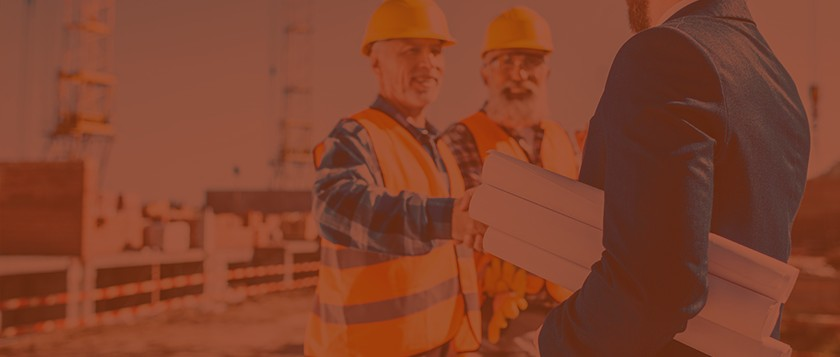
#> input picture img.jpg, 840 x 357 px
$ python crop.py
#> lines starting #> are read from the running program, lines starting #| are printed output that depends on the picture
from PIL import Image

image = Image.open('img.jpg')
#> image is the input picture: PIL image 840x357 RGB; mean R, G, B 130.2, 66.4, 44.3

box = (10, 20, 300, 400)
# (left, upper, right, lower)
cropped_image = image.crop(box)
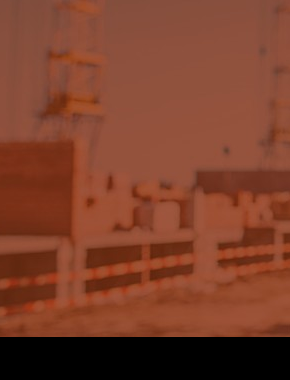
#> cropped_image: PIL image 290x380 RGB; mean R, G, B 123.4, 63.6, 42.9
cropped_image.save('cropped_image.jpg')
